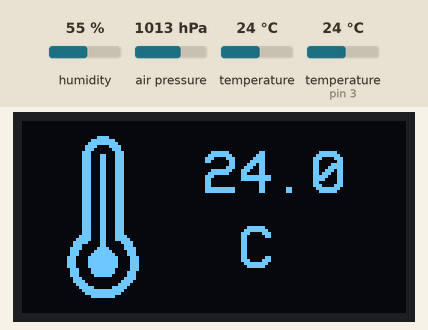
A sketch run on a simulated Arduino Uno, built with avr-gcc and run on an emulated ATmega328P. Shown: 128×64 one-colour display. The test bench sets the inputs (shaded band); at power-on: air pressure 1013 hPa, humidity 55 %, temperature 24 °C, temperature (sensor on pin 3) 24 °C. What the sketch prints to the serial monitor is not drawn.

Above: at 6.6 s.
6.7 s: air pressure set to 952 hPa
At 19.3 s:
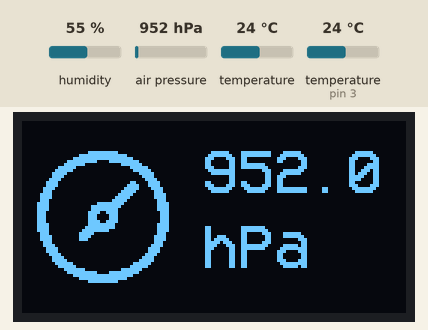
19.5 s: humidity set to 22 %
At 32.2 s:
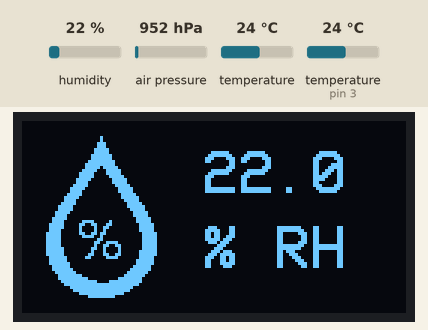
32.3 s: temperature (sensor 0) set to 12 °C
At 36.5 s:
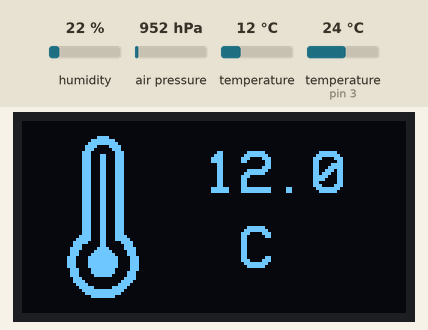
39.6 s: humidity set to 40 %
At 52.2 s:
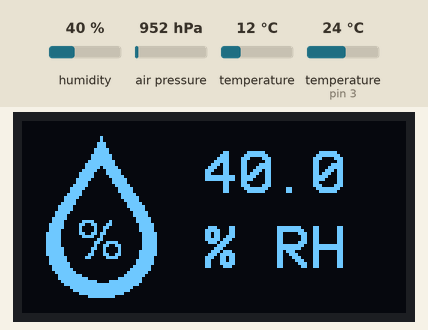
52.4 s: air pressure set to 975 hPa
At 58.5 s:
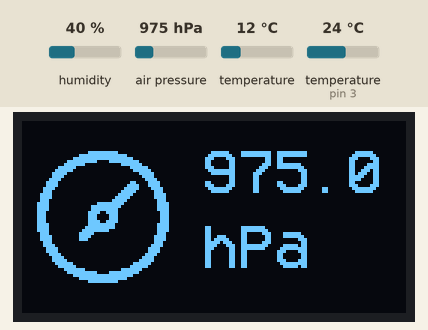
62.5 s: humidity set to 68 %
At 71.9 s:
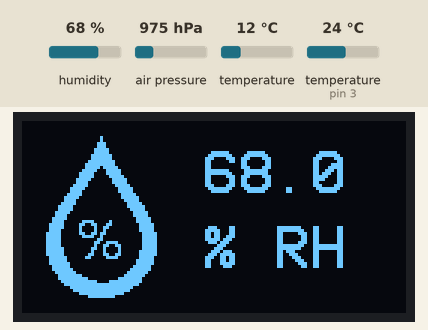
Timing chart, 0 to 73.4 s (numbered marks = the images above; inputs shaded):
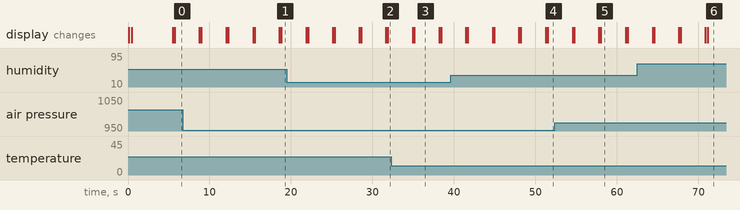

Measured:
- what the display in image 3 shows lasts 3.0 s, from 35.2 s to 38.2 s

The sketch:

estacion-meteorologica-dht11-bmp280-grafico.ino
```cpp
// (licence header left out)
#include <U8g2lib.h>
#include <Adafruit_BMP280.h>
#include <DHT.h>

/**
 * pin donde está conectado el sensor DHT11
 */
const int pinSensorHumedad = 3;

/**
 * Objeto para el sensor de presión barométrica y sensor de temperatura
 * la comunicación es por I2C.
 */
Adafruit_BMP280 barometro;

/**
 * Objeto para sensor de humedad y temperatura DHT11
 * El primer parámetro indica el pin donde se conecta el sensor
 * El segundo parámetro es el tipo de sensor (DHT11, DHT22, etc.)
 */
DHT higrometro(pinSensorHumedad, DHT11);

/**
 * Objeto para manejar la pantalla OLED I2C en modo gráfico, se utiliza
 * el parametro U8G2_R2 para rotar la pantalla de acuerdo a la posición
 * que usaremos en el Grove Beginner Kit.
 *
 * Este es el constructor para una pantalla OLED genérica basada en el
 * controlador SSD1306 de 128x64 pixeles. Se utiliza el módo 1 de memoria
 * buffer para ahorrar RAM, por lo que todas las operaciones de dibujo en
 * la pantalla deben realizarse dentro de un cíclo.
 */
U8G2_SSD1306_128X64_NONAME_1_HW_I2C oled(U8G2_R2);

/**
 * Variables de tipo float para almacenar la lectura de los sensores
 */
float presion = 0, temperatura = 0, humedad = 0;

/**
  * Mapa de bits del ícono de temperatura 54x54 pixeles, se almacena en la memoria de programa
  * (flash) gracias al uso del modificador PROGMEM.
  */
const unsigned char iconoTemperatura[] PROGMEM = {
  0x00, 0x00, 0x00, 0x1e, 0x00, 0x00, 0x00, 0x00, 0x00, 0x80, 0x7f, 0x00, 0x00, 0x00, 0x00, 0x00,
  0xc0, 0xff, 0x00, 0x00, 0x00, 0x00, 0x00, 0xe0, 0xe1, 0x01, 0x00, 0x00, 0x00, 0x00, 0xe0, 0xc0,
  0x01, 0x00, 0x00, 0x00, 0x00, 0x70, 0x80, 0x03, 0x00, 0x00, 0x00, 0x00, 0x70, 0x8c, 0x03, 0x00,
  0x00, 0x00, 0x00, 0x70, 0x8c, 0x03, 0x00, 0x00, 0x00, 0x00, 0x70, 0x8c, 0x03, 0x00, 0x00, 0x00,
  0x00, 0x70, 0x8c, 0x03, 0x00, 0x00, 0x00, 0x00, 0x70, 0x8c, 0x03, 0x00, 0x00, 0x00, 0x00, 0x70,
  0x8c, 0x03, 0x00, 0x00, 0x00, 0x00, 0x70, 0x8c, 0x03, 0x00, 0x00, 0x00, 0x00, 0x70, 0x8c, 0x03,
  0x00, 0x00, 0x00, 0x00, 0x70, 0x8c, 0x03, 0x00, 0x00, 0x00, 0x00, 0x70, 0x8c, 0x03, 0x00, 0x00,
  0x00, 0x00, 0x70, 0x8c, 0x03, 0x00, 0x00, 0x00, 0x00, 0x70, 0x8c, 0x03, 0x00, 0x00, 0x00, 0x00,
  0x70, 0x8c, 0x03, 0x00, 0x00, 0x00, 0x00, 0x70, 0x8c, 0x03, 0x00, 0x00, 0x00, 0x00, 0x70, 0x8c,
  0x03, 0x00, 0x00, 0x00, 0x00, 0x70, 0x8c, 0x03, 0x00, 0x00, 0x00, 0x00, 0x70, 0x8c, 0x03, 0x00,
  0x00, 0x00, 0x00, 0x70, 0x8c, 0x03, 0x00, 0x00, 0x00, 0x00, 0x70, 0x8c, 0x03, 0x00, 0x00, 0x00,
  0x00, 0x70, 0x8c, 0x03, 0x00, 0x00, 0x00, 0x00, 0x70, 0x8c, 0x03, 0x00, 0x00, 0x00, 0x00, 0x70,
  0x8c, 0x03, 0x00, 0x00, 0x00, 0x00, 0x70, 0x8c, 0x03, 0x00, 0x00, 0x00, 0x00, 0x70, 0x8c, 0x03,
  0x00, 0x00, 0x00, 0x00, 0x70, 0x8c, 0x03, 0x00, 0x00, 0x00, 0x00, 0x70, 0x8c, 0x03, 0x00, 0x00,
  0x00, 0x00, 0x70, 0x8c, 0x03, 0x00, 0x00, 0x00, 0x00, 0x78, 0x8c, 0x07, 0x00, 0x00, 0x00, 0x00,
  0x7c, 0x8c, 0x0f, 0x00, 0x00, 0x00, 0x00, 0x3e, 0x0c, 0x1e, 0x00, 0x00, 0x00, 0x00, 0x0e, 0x0c,
  0x1c, 0x00, 0x00, 0x00, 0x00, 0x0f, 0x1e, 0x3c, 0x00, 0x00, 0x00, 0x00, 0x07, 0x3f, 0x38, 0x00,
  0x00, 0x00, 0x00, 0x87, 0x7f, 0x38, 0x00, 0x00, 0x00, 0x80, 0xc3, 0xff, 0x70, 0x00, 0x00, 0x00,
  0x80, 0xc3, 0xff, 0x70, 0x00, 0x00, 0x00, 0x80, 0xc3, 0xff, 0x70, 0x00, 0x00, 0x00, 0x80, 0xc3,
  0xff, 0x70, 0x00, 0x00, 0x00, 0x00, 0x87, 0x7f, 0x70, 0x00, 0x00, 0x00, 0x00, 0x87, 0x7f, 0x38,
  0x00, 0x00, 0x00, 0x00, 0x07, 0x3f, 0x38, 0x00, 0x00, 0x00, 0x00, 0x0e, 0x00, 0x3c, 0x00, 0x00,
  0x00, 0x00, 0x1e, 0x00, 0x1e, 0x00, 0x00, 0x00, 0x00, 0x3c, 0x00, 0x0f, 0x00, 0x00, 0x00, 0x00,
  0xf8, 0xc0, 0x07, 0x00, 0x00, 0x00, 0x00, 0xf0, 0xff, 0x03, 0x00, 0x00, 0x00, 0x00, 0xe0, 0xff,
  0x01, 0x00, 0x00, 0x00, 0x00, 0x80, 0x7f, 0x00, 0x00, 0x00
};

/**
  * Mapa de bits del ícono de presión 54x54 pixeles, se almacena en la memoria de programa
  * (flash) gracias al uso del modificador PROGMEM.
  */
const unsigned char iconoPresion[] PROGMEM = {
  0x00, 0x00, 0x00, 0x00, 0x00, 0x00, 0x00, 0x00, 0x00, 0x00, 0x00, 0x00, 0x00, 0x00, 0x00, 0x00,
  0x00, 0x00, 0x00, 0x00, 0x00, 0x00, 0x00, 0x00, 0x00, 0x00, 0x00, 0x00, 0x00, 0x00, 0x00, 0x00,
  0x00, 0x00, 0x00, 0x00, 0x00, 0xc0, 0xff, 0x00, 0x00, 0x00, 0x00, 0x00, 0xf8, 0xff, 0x07, 0x00,
  0x00, 0x00, 0x00, 0xfe, 0xff, 0x1f, 0x00, 0x00, 0x00, 0x80, 0xff, 0xe1, 0x7f, 0x00, 0x00, 0x00,
  0xc0, 0x1f, 0x00, 0xfe, 0x00, 0x00, 0x00, 0xf0, 0x03, 0x00, 0xf0, 0x03, 0x00, 0x00, 0xf8, 0x01,
  0x00, 0xe0, 0x07, 0x00, 0x00, 0x7c, 0x00, 0x00, 0x80, 0x0f, 0x00, 0x00, 0x3c, 0x00, 0x00, 0x00,
  0x0f, 0x00, 0x00, 0x1e, 0x00, 0x00, 0x00, 0x1e, 0x00, 0x00, 0x0f, 0x00, 0x00, 0x30, 0x3c, 0x00,
  0x00, 0x0f, 0x00, 0x00, 0x78, 0x3c, 0x00, 0x80, 0x07, 0x00, 0x00, 0x7c, 0x78, 0x00, 0x80, 0x03,
  0x00, 0x00, 0x3e, 0x70, 0x00, 0xc0, 0x03, 0x00, 0x00, 0x1f, 0xf0, 0x00, 0xc0, 0x03, 0x00, 0x80,
  0x0f, 0xf0, 0x00, 0xc0, 0x01, 0x00, 0xc0, 0x07, 0xe0, 0x00, 0xe0, 0x01, 0x00, 0xfe, 0x03, 0xe0,
  0x01, 0xe0, 0x01, 0x80, 0xff, 0x01, 0xe0, 0x01, 0xe0, 0x01, 0x80, 0xff, 0x00, 0xe0, 0x01, 0xe0,
  0x00, 0xc0, 0xf3, 0x00, 0xc0, 0x01, 0xe0, 0x00, 0xc0, 0xe1, 0x00, 0xc0, 0x01, 0xe0, 0x00, 0xc0,
  0xe1, 0x00, 0xc0, 0x01, 0xe0, 0x00, 0xc0, 0xf3, 0x00, 0xc0, 0x01, 0xe0, 0x01, 0xc0, 0x7f, 0x00,
  0xe0, 0x01, 0xe0, 0x01, 0xe0, 0x7f, 0x00, 0xe0, 0x01, 0xe0, 0x01, 0xf0, 0x1f, 0x00, 0xe0, 0x01,
  0xc0, 0x01, 0xf8, 0x00, 0x00, 0xe0, 0x00, 0xc0, 0x03, 0x78, 0x00, 0x00, 0xf0, 0x00, 0xc0, 0x03,
  0x38, 0x00, 0x00, 0xf0, 0x00, 0x80, 0x03, 0x00, 0x00, 0x00, 0x70, 0x00, 0x80, 0x07, 0x00, 0x00,
  0x00, 0x78, 0x00, 0x00, 0x0f, 0x00, 0x00, 0x00, 0x3c, 0x00, 0x00, 0x0f, 0x00, 0x00, 0x00, 0x3c,
  0x00, 0x00, 0x1e, 0x00, 0x00, 0x00, 0x1e, 0x00, 0x00, 0x3c, 0x00, 0x00, 0x00, 0x0f, 0x00, 0x00,
  0x7c, 0x00, 0x00, 0x80, 0x0f, 0x00, 0x00, 0xf8, 0x01, 0x00, 0xe0, 0x07, 0x00, 0x00, 0xf0, 0x03,
  0x00, 0xf0, 0x03, 0x00, 0x00, 0xc0, 0x1f, 0x00, 0xfe, 0x00, 0x00, 0x00, 0x80, 0xff, 0xe1, 0x7f,
  0x00, 0x00, 0x00, 0x00, 0xfe, 0xff, 0x1f, 0x00, 0x00, 0x00, 0x00, 0xf8, 0xff, 0x07, 0x00, 0x00,
  0x00, 0x00, 0xc0, 0xff, 0x00, 0x00, 0x00, 0x00, 0x00, 0x00, 0x00, 0x00, 0x00, 0x00, 0x00, 0x00,
  0x00, 0x00, 0x00, 0x00, 0x00, 0x00, 0x00, 0x00, 0x00, 0x00, 0x00, 0x00, 0x00, 0x00, 0x00, 0x00,
  0x00, 0x00, 0x00, 0x00, 0x00, 0x00, 0x00, 0x00, 0x00, 0x00
};

/**
  * Mapa de bits del ícono de humedad 54x54 pixeles, se almacena en la memoria de programa
  * (flash) gracias al uso del modificador PROGMEM.
  */
const unsigned char iconoHumedad[] PROGMEM = {
  0x00, 0x00, 0x00, 0x04, 0x00, 0x00, 0x00, 0x00, 0x00, 0x00, 0x04, 0x00, 0x00, 0x00, 0x00, 0x00,
  0x00, 0x0e, 0x00, 0x00, 0x00, 0x00, 0x00, 0x00, 0x0e, 0x00, 0x00, 0x00, 0x00, 0x00, 0x00, 0x1f,
  0x00, 0x00, 0x00, 0x00, 0x00, 0x00, 0x1f, 0x00, 0x00, 0x00, 0x00, 0x00, 0x80, 0x3f, 0x00, 0x00,
  0x00, 0x00, 0x00, 0x80, 0x3f, 0x00, 0x00, 0x00, 0x00, 0x00, 0xc0, 0x7f, 0x00, 0x00, 0x00, 0x00,
  0x00, 0xe0, 0x7f, 0x00, 0x00, 0x00, 0x00, 0x00, 0xe0, 0xfb, 0x00, 0x00, 0x00, 0x00, 0x00, 0xf0,
  0xf1, 0x01, 0x00, 0x00, 0x00, 0x00, 0xf8, 0xf0, 0x01, 0x00, 0x00, 0x00, 0x00, 0xf8, 0xe0, 0x03,
  0x00, 0x00, 0x00, 0x00, 0x7c, 0xc0, 0x07, 0x00, 0x00, 0x00, 0x00, 0x3c, 0xc0, 0x07, 0x00, 0x00,
  0x00, 0x00, 0x3e, 0x80, 0x0f, 0x00, 0x00, 0x00, 0x00, 0x1f, 0x00, 0x1f, 0x00, 0x00, 0x00, 0x00,
  0x0f, 0x00, 0x1f, 0x00, 0x00, 0x00, 0x80, 0x0f, 0x00, 0x3e, 0x00, 0x00, 0x00, 0xc0, 0x07, 0x00,
  0x7e, 0x00, 0x00, 0x00, 0xc0, 0x03, 0x00, 0x7c, 0x00, 0x00, 0x00, 0xe0, 0x03, 0x00, 0xf8, 0x00,
  0x00, 0x00, 0xf0, 0x01, 0x00, 0xf8, 0x01, 0x00, 0x00, 0xf0, 0x01, 0x00, 0xf0, 0x01, 0x00, 0x00,
  0xf8, 0x00, 0x00, 0xe0, 0x03, 0x00, 0x00, 0x78, 0x00, 0x00, 0xe0, 0x03, 0x00, 0x00, 0x7c, 0x00,
  0x00, 0xc0, 0x07, 0x00, 0x00, 0x3c, 0xf0, 0x20, 0xc0, 0x07, 0x00, 0x00, 0x3e, 0x98, 0x31, 0x80,
  0x0f, 0x00, 0x00, 0x3e, 0x08, 0x19, 0x80, 0x0f, 0x00, 0x00, 0x1e, 0x08, 0x09, 0x80, 0x0f, 0x00,
  0x00, 0x1f, 0x98, 0x0d, 0x00, 0x1f, 0x00, 0x00, 0x1f, 0xf0, 0x04, 0x00, 0x1f, 0x00, 0x00, 0x1f,
  0x00, 0x06, 0x00, 0x1f, 0x00, 0x00, 0x1f, 0x00, 0xf3, 0x00, 0x1f, 0x00, 0x00, 0x1f, 0x00, 0x99,
  0x01, 0x1f, 0x00, 0x00, 0x3f, 0x80, 0x09, 0x01, 0x1f, 0x00, 0x00, 0x3f, 0x80, 0x08, 0x81, 0x1f,
  0x00, 0x00, 0x3f, 0xc0, 0x98, 0x81, 0x1f, 0x00, 0x00, 0x7e, 0x60, 0xf0, 0x80, 0x0f, 0x00, 0x00,
  0x7e, 0x00, 0x00, 0xc0, 0x0f, 0x00, 0x00, 0xfe, 0x00, 0x00, 0xc0, 0x0f, 0x00, 0x00, 0xfc, 0x00,
  0x00, 0xe0, 0x07, 0x00, 0x00, 0xfc, 0x01, 0x00, 0xf0, 0x07, 0x00, 0x00, 0xf8, 0x03, 0x00, 0xf8,
  0x03, 0x00, 0x00, 0xf0, 0x0f, 0x00, 0xfc, 0x01, 0x00, 0x00, 0xf0, 0x3f, 0x00, 0xff, 0x00, 0x00,
  0x00, 0xe0, 0xff, 0xe1, 0xff, 0x00, 0x00, 0x00, 0xc0, 0xff, 0xff, 0x7f, 0x00, 0x00, 0x00, 0x00,
  0xff, 0xff, 0x1f, 0x00, 0x00, 0x00, 0x00, 0xfe, 0xff, 0x0f, 0x00, 0x00, 0x00, 0x00, 0xf8, 0xff,
  0x03, 0x00, 0x00, 0x00, 0x00, 0xc0, 0x7f, 0x00, 0x00, 0x00
};

/**
 * Prototipo de la función para dibujar las pantallas donde se muestran las mediciones
 * de nuestra estación meteorológica.
 */
void mostrarMedida(const uint32_t tiempo, const float valor, const char* unidades, const uint8_t* icono);

/**
 * Función setup: se ejecuta una vez cuando encendemos el arduino
 */
void setup() {
  Serial.begin(9600);
  Serial.println(F("-->  CURSO BASICO DE ARDUINO CON GROVE BEGINNER KIT <--"));
  Serial.println(F("-->         PROGRAMA ESTACIÓN METEOROLÓGICA         <--"));

  // preparar el display OLED
  oled.begin();

  // preparar el sensor DHT11 para su uso
  higrometro.begin();

  // preparar el sensor BMP280 para su uso
  if (!barometro.begin()) {
    Serial.println(F("Error: No se detecta sensor BMP280"));
    while (1)
      ;
  }

  // borrar la pantalla
  oled.clear();
  // configurar el tipo de letra para el mensaje inicial
  // se trata de una fuente de 12 pixeles de alto
  oled.setFont(u8g2_font_t0_12_tf);

  // inciar el cíclo de escritura de la pantalla
  oled.firstPage();
  // realizar todas las operaciones de dibujo dentro del ciclo
  do {
    // posicionar el cursor en la primera linea de la pantalla, estamos usando una fuente de 8 pixeles de alto
    oled.setCursor(0, 10);
    oled.print(F("Geek Factory"));
    // movemos el cursor a la siguiente línea, aumentando 10 pixeles
    oled.setCursor(0, 20);
    oled.print(F("Estacion"));
    oled.setCursor(0, 30);
    oled.print(F("Meteorologica"));
  } while (oled.nextPage());

  // configurar la fuente para escribir el resultado de las mediciones (usamos la version completa)
  oled.setFont(u8g2_font_VCR_OSD_tf);

  // mensaje para indicar que concluimos la función setup de forma satisfactoria
  Serial.println(F("Setup completado!"));

  // esperar un poco en la pantalla inicial
  delay(5000);
}

/**
 * Función loop: se ejecuta continuamente mientras el arduino permanece encendido
 */
void loop() {
  // leer el sensor de temperatura (BMP280)
  temperatura = barometro.readTemperature();
  // leer la presión atmosferica (BMP280) y convertir pascales a hectoPascales
  presion = barometro.readPressure() / 100;
  // leer la humedad relativa (DHT11)
  humedad = higrometro.readHumidity();

  // enviar las mediciones al monitor serial separadas por tabulaciones
  // ideal para utilizar con Serial Plotter
  Serial.print(temperatura, 1), Serial.print('t');
  Serial.print(presion, 1), Serial.print('t');
  Serial.println(humedad, 1);

  // mostrar la temperatura por 3 segundos
  mostrarMedida(3000, temperatura, "° C", iconoTemperatura);
  // mostrar la presion por 3 segundos
  mostrarMedida(3000, presion, "hPa", iconoPresion);
  // mostrar la humedad por 3 segundos
  mostrarMedida(3000, humedad, "% RH", iconoHumedad);
}

/**
 * Función implementada para dibujar la pantalla donde se muestran las mediciones.
 * Se implementa de esta forma para evitar un bucle para cada una de las mediciones.
 *
 * Recibe los siguientes parámetros:
 *
 * tiempo: Tiempo en milisegundos que permanecerá esta pantalla
 * valor: Valor a mostrar (float)
 * unidades: Cadena con las unidades y el símbolo o cualquier otra informacion a mostrar
 * icono: Bitmap a dibujar en pantalla
 */
void mostrarMedida(const uint32_t tiempo, const float valor, const char* unidades, const uint8_t* icono) {
  // borrar pantalla
  oled.clear();
  // inciar el cíclo de dibujo de la pantalla
  oled.firstPage();
  do {
    // coordenada para el valor de la medición
    oled.setCursor(60, 25);
    // imprimir el valor de la medición con un decimal de presición
    oled.print(valor, 1);
    // imprimir la cadena de unidades o información adicional
    oled.drawUTF8(60, 50, unidades);
    // dibujar el ícono correspondiente
    oled.drawXBMP(0, 5, 54, 54, icono);
  } while (oled.nextPage());  // avanzar a la siguiente pagina o salir del ciclo
    // esperar antes de mostrar la siguiente medida
  delay(tiempo);
}
```
